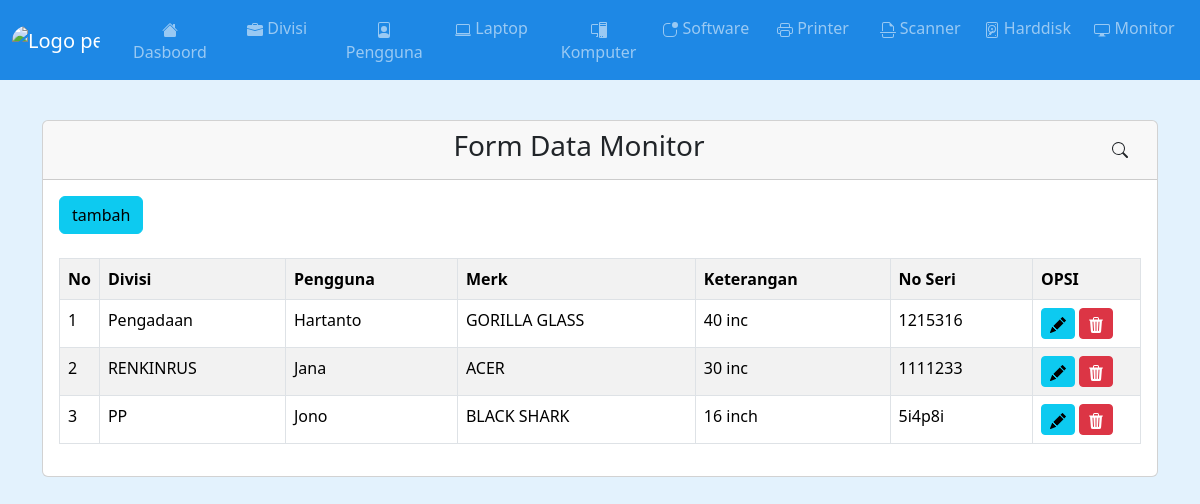
/monitor.php, run on the app's committed database.
### tables this page shows
CREATE TABLE `data_inventaris` (
  `id` int(11) NOT NULL,
  `id_data_devisi` int(11) NOT NULL,
  `jenis_barang` varchar(100) NOT NULL,
  `nama_pengguna_id` int(11) NOT NULL,
  `id_data_laptop` int(11) NOT NULL,
  `id_data_monitor` int(11) NOT NULL,
  `id_data_hdd_eks` int(11) NOT NULL,
  `id_data_pc` int(11) NOT NULL,
  `id_data_printer` int(11) NOT NULL,
  `id_data_scanner` int(11) NOT NULL
);

CREATE TABLE `data_devisi` (
  `id` int(11) NOT NULL,
  `nama_devisi` varchar(100) NOT NULL
);

CREATE TABLE `data_pengguna` (
  `id` int(11) NOT NULL,
  `nama` varchar(100) NOT NULL
);

CREATE TABLE `data_monitor` (
  `id` int(11) NOT NULL,
  `merk` varchar(100) NOT NULL,
  `keterangan` varchar(100) NOT NULL,
  `no_seri` varchar(100) NOT NULL
);

### monitor.php (the view, shortened to what this page needs)
<?php
include 'header.php';
include 'koneksi.php'; ?>
<br><br><br>
<div class="container mt-5">
	<div class="card">
		<div class="card-header text-center">
			<h3>Form Data Monitor
				<button type="button" class="btn btn-white" data-bs-toggle="modal" data-bs-target="#myModal" title="Cari" style="float: right;">
				</button>
			</h3>
		</div>
		<div class="card-body">
			<button type="button" class="btn btn-info" data-bs-toggle="modal" data-bs-target="#modaltambah" title="Tambah Monitor">
				tambah
			</button>
			<br>
			<br>
			<table class="table table-bordered table-striped">
				<tr>
					<th width="1%">No</th>
					<th>Divisi</th>
					<th>Pengguna</th>
					<th>Merk</th>
					<th>Keterangan</th>
					<th>No Seri</th>
					<th width="10%">OPSI</th>
				</tr>
				<?php
				if (isset($_POST['cari'])) {
					$cari = $_POST['cari'];
					$data = mysqli_query($koneksi, "SELECT data_inventaris.id_data_monitor, data_devisi.nama_devisi, data_pengguna.nama, data_monitor.merk,data_monitor.keterangan,data_monitor.no_seri FROM data_inventaris JOIN data_devisi ON data_devisi.id = data_inventaris.id_data_devisi JOIN data_pengguna ON data_pengguna.id = data_inventaris.nama_pengguna_id JOIN data_monitor ON data_monitor.id = data_inventaris.id_data_monitor WHERE data_pengguna.nama LIKE '%".$cari."%' ORDER BY id_data_monitor");
				}
				else{
					$data = mysqli_query($koneksi, "SELECT data_inventaris.id_data_monitor, data_devisi.nama_devisi, data_pengguna.nama, data_monitor.merk,data_monitor.keterangan,data_monitor.no_seri FROM data_inventaris JOIN data_devisi ON data_devisi.id = data_inventaris.id_data_devisi JOIN data_pengguna ON data_pengguna.id = data_inventaris.nama_pengguna_id JOIN data_monitor ON data_monitor.id = data_inventaris.id_data_monitor ORDER BY id_data_monitor");
				}
				$no = 1;
				while ($d=mysqli_fetch_array($data)) {
					?>
					<tr>
						<td><?php echo $no++ ?></td>
						<td><?php echo $d['nama_devisi']; ?></td>
						<td><?php echo $d['nama'] ?></td>
						<td><?php echo $d['merk']; ?></td>
						<td><?php echo $d['keterangan']; ?></td>
						<td><?php echo $d['no_seri']; ?></td>
						<td>
							<a href="monitor_edit.php?id=<?php echo $d['id_data_monitor']; ?>" type="button" class="btn btn-sm btn-info">
							</a>
							<a href="monitor_hapus.php?id=<?php echo $d['id_data_monitor']; ?>" class="btn btn-sm btn-danger" onclick="return confirm('Apakah Anda Yakin Ingin Menghapusnya ?');">
							</a>
						</td>
					</tr>
					<?php
				}
				 ?>
			</table>
		</div>
	</div>
</div>

### header.php (shortened to what this page needs)
<!DOCTYPE html>
<html>
<head>
	<link rel="stylesheet" type="text/css" href="assets/bs5/css/bootstrap.min.css">
</head>
<body style="background: #e3f2fd">
<nav class="navbar navbar-expand-sm navbar-dark fixed-top" style="background: #1e88e5">
  <div class="container-fluid">
  	<a class="navbar-brand" href="index.php">
      <img src="assets/logopei.png" alt="Logo pei" style="width:40px;" class="rounded-pill">
    </a>
    <ul class="navbar-nav nav-justified w-100">
      <li class="nav-item">
        <a href="index.php" class="nav-link">
			 Dasboord
		</a>
      </li>
      <li class="nav-item">
        <a href="devisi.php" class="nav-link">
			 Divisi
		</a>
      </li>
      <li class="nav-item">
        <a href="pengguna.php" class="nav-link">
			 Pengguna
		</a>
      </li>
      <li class="nav-item">
        <a href="laptop.php" class="nav-link">
        	<svg xmlns="http://www.w3.org/2000/svg" width="16" height="16" fill="currentColor" class="bi bi-laptop" viewBox="0 0 16 16">
  				<path d="M13.5 3a.5.5 0 0 1 .5.5V11H2V3.5a.5.5 0 0 1 .5-.5h11zm-11-1A1.5 1.5 0 0 0 1 3.5V12h14V3.5A1.5 1.5 0 0 0 13.5 2h-11zM0 12.5h16a1.5 1.5 0 0 1-1.5 1.5h-13A1.5 1.5 0 0 1 0 12.5z"/>
			</svg> Laptop
		</a>
      </li>
      <li class="nav-item">
        <a href="pc.php" class="nav-link">
           Komputer
        </a>
      </li>
      <li class="nav-item">
        <a href="software.php" class="nav-link">
           Software
        </a>
      </li>
      <li class="nav-item">
        <a href="printer.php" class="nav-link">
           Printer
        </a>
      </li>
      <li class="nav-item">
        <a href="scanner.php" class="nav-link">
           Scanner
        </a>
      </li>
      <li class="nav-item">
        <a href="hdd.php" class="nav-link">
           Harddisk
        </a>
      </li>
      <li class="nav-item">
        <a href="monitor.php" class="nav-link">
           Monitor
        </a>
      </li>
    </ul>
  </div>
</nav>

### data on the page
data_inventaris: id_data_devisi.nama_devisi "Pengadaan", data_pengguna.nama "Hartanto", id_data_monitor.merk "GORILLA GLASS", id_data_monitor.keterangan "40 inc", id_data_monitor.no_seri "1215316"
data_inventaris: id_data_devisi.nama_devisi "RENKINRUS", data_pengguna.nama "Jana", id_data_monitor.merk "ACER", id_data_monitor.keterangan "30 inc", id_data_monitor.no_seri "1111233"
data_inventaris: id_data_devisi.nama_devisi "PP", data_pengguna.nama "Jono", id_data_monitor.merk "BLACK SHARK", id_data_monitor.keterangan "16 inch", id_data_monitor.no_seri "5i4p8i"
